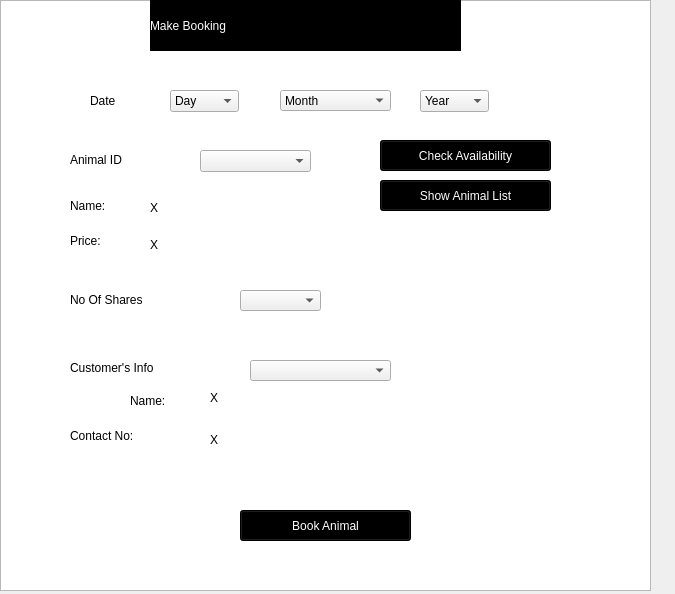
<?xml version="1.0" encoding="UTF-8"?>
<ui version="4.0">
 <class>Booking_Form</class>
 <widget class="QWidget" name="Booking_Form">
  <property name="geometry">
   <rect>
    <x>0</x>
    <y>0</y>
    <width>675</width>
    <height>594</height>
   </rect>
  </property>
  <property name="windowTitle">
   <string>Booking Form</string>
  </property>
  <widget class="QGraphicsView" name="graphicsView">
   <property name="geometry">
    <rect>
     <x>0</x>
     <y>0</y>
     <width>651</width>
     <height>591</height>
    </rect>
   </property>
   <property name="styleSheet">
    <string notr="true">background: url(G:/Final1/Image_Booking.jpg) ;
background-repeat: no-repeat;</string>
   </property>
  </widget>
  <widget class="QLabel" name="label_2">
   <property name="geometry">
    <rect>
     <x>90</x>
     <y>90</y>
     <width>61</width>
     <height>21</height>
    </rect>
   </property>
   <property name="styleSheet">
    <string notr="true">font: 12pt &quot;Ravie&quot;;</string>
   </property>
   <property name="text">
    <string>Date</string>
   </property>
  </widget>
  <widget class="QPushButton" name="Submit">
   <property name="geometry">
    <rect>
     <x>240</x>
     <y>510</y>
     <width>171</width>
     <height>31</height>
    </rect>
   </property>
   <property name="styleSheet">
    <string notr="true">background-color:rgb(0,0,0);
font: 20pt &quot;Bauhaus 93&quot;;
color: rgb(255, 255, 255);</string>
   </property>
   <property name="text">
    <string>Book Animal</string>
   </property>
  </widget>
  <widget class="QLabel" name="Name">
   <property name="enabled">
    <bool>true</bool>
   </property>
   <property name="geometry">
    <rect>
     <x>150</x>
     <y>200</y>
     <width>141</width>
     <height>16</height>
    </rect>
   </property>
   <property name="styleSheet">
    <string notr="true">font: 75 12pt &quot;Kristen ITC&quot;;</string>
   </property>
   <property name="text">
    <string>X</string>
   </property>
  </widget>
  <widget class="QPushButton" name="ShowAnimalList">
   <property name="geometry">
    <rect>
     <x>380</x>
     <y>180</y>
     <width>171</width>
     <height>31</height>
    </rect>
   </property>
   <property name="styleSheet">
    <string notr="true">background-color:rgb(0,0,0);
font: 14pt &quot;Bauhaus 93&quot;;
color: rgb(255, 255, 255);</string>
   </property>
   <property name="text">
    <string>Show Animal List</string>
   </property>
  </widget>
  <widget class="QLabel" name="Customer_Contact_Number_Label">
   <property name="geometry">
    <rect>
     <x>70</x>
     <y>420</y>
     <width>131</width>
     <height>31</height>
    </rect>
   </property>
   <property name="styleSheet">
    <string notr="true">font: 12pt &quot;Ravie&quot;;</string>
   </property>
   <property name="text">
    <string>Contact No:</string>
   </property>
  </widget>
  <widget class="QLabel" name="label_5">
   <property name="geometry">
    <rect>
     <x>70</x>
     <y>150</y>
     <width>111</width>
     <height>20</height>
    </rect>
   </property>
   <property name="styleSheet">
    <string notr="true">font: 12pt &quot;Ravie&quot;;</string>
   </property>
   <property name="text">
    <string>Animal ID</string>
   </property>
  </widget>
  <widget class="QLabel" name="Customer_ContactNo">
   <property name="enabled">
    <bool>true</bool>
   </property>
   <property name="geometry">
    <rect>
     <x>210</x>
     <y>430</y>
     <width>151</width>
     <height>20</height>
    </rect>
   </property>
   <property name="styleSheet">
    <string notr="true">font: 75 12pt &quot;Kristen ITC&quot;;</string>
   </property>
   <property name="text">
    <string>X</string>
   </property>
  </widget>
  <widget class="QPushButton" name="Chech_Availability">
   <property name="geometry">
    <rect>
     <x>380</x>
     <y>140</y>
     <width>171</width>
     <height>31</height>
    </rect>
   </property>
   <property name="styleSheet">
    <string notr="true">background-color:rgb(0,0,0);
font: 14pt &quot;Bauhaus 93&quot;;
color: rgb(255, 255, 255);</string>
   </property>
   <property name="text">
    <string>Check Availability</string>
   </property>
  </widget>
  <widget class="QLabel" name="Price_Label">
   <property name="geometry">
    <rect>
     <x>70</x>
     <y>225</y>
     <width>71</width>
     <height>31</height>
    </rect>
   </property>
   <property name="styleSheet">
    <string notr="true">font: 12pt &quot;Ravie&quot;;</string>
   </property>
   <property name="text">
    <string>Price:</string>
   </property>
  </widget>
  <widget class="QLabel" name="Price">
   <property name="enabled">
    <bool>true</bool>
   </property>
   <property name="geometry">
    <rect>
     <x>150</x>
     <y>235</y>
     <width>151</width>
     <height>20</height>
    </rect>
   </property>
   <property name="styleSheet">
    <string notr="true">font: 75 12pt &quot;Kristen ITC&quot;;</string>
   </property>
   <property name="text">
    <string>X</string>
   </property>
  </widget>
  <widget class="QComboBox" name="Animal_ID">
   <property name="geometry">
    <rect>
     <x>200</x>
     <y>150</y>
     <width>111</width>
     <height>22</height>
    </rect>
   </property>
   <property name="styleSheet">
    <string notr="true">font: 75 12pt &quot;Kristen ITC&quot;;</string>
   </property>
  </widget>
  <widget class="QLabel" name="Name_Label">
   <property name="geometry">
    <rect>
     <x>70</x>
     <y>195</y>
     <width>71</width>
     <height>21</height>
    </rect>
   </property>
   <property name="styleSheet">
    <string notr="true">font: 12pt &quot;Ravie&quot;;</string>
   </property>
   <property name="text">
    <string>Name: </string>
   </property>
  </widget>
  <widget class="QLabel" name="Customer_Name">
   <property name="enabled">
    <bool>true</bool>
   </property>
   <property name="geometry">
    <rect>
     <x>210</x>
     <y>390</y>
     <width>141</width>
     <height>16</height>
    </rect>
   </property>
   <property name="styleSheet">
    <string notr="true">font: 75 12pt &quot;Kristen ITC&quot;;</string>
   </property>
   <property name="text">
    <string>X</string>
   </property>
  </widget>
  <widget class="QLabel" name="NoOfShares_Message">
   <property name="geometry">
    <rect>
     <x>360</x>
     <y>290</y>
     <width>211</width>
     <height>20</height>
    </rect>
   </property>
   <property name="styleSheet">
    <string notr="true">font: 75 9pt &quot;Kristen ITC&quot;;</string>
   </property>
   <property name="text">
    <string>&lt;Showing No. of Shares available&gt;</string>
   </property>
  </widget>
  <widget class="QLabel" name="Customer_Name_Label">
   <property name="geometry">
    <rect>
     <x>130</x>
     <y>390</y>
     <width>71</width>
     <height>21</height>
    </rect>
   </property>
   <property name="styleSheet">
    <string notr="true">font: 12pt &quot;Ravie&quot;;</string>
   </property>
   <property name="text">
    <string>Name: </string>
   </property>
  </widget>
  <widget class="QComboBox" name="Year">
   <property name="geometry">
    <rect>
     <x>420</x>
     <y>90</y>
     <width>69</width>
     <height>22</height>
    </rect>
   </property>
   <property name="styleSheet">
    <string notr="true">font: 75 12pt &quot;Kristen ITC&quot;;</string>
   </property>
   <item>
    <property name="text">
     <string>Year</string>
    </property>
   </item>
   <item>
    <property name="text">
     <string>2012</string>
    </property>
   </item>
   <item>
    <property name="text">
     <string>2013</string>
    </property>
   </item>
   <item>
    <property name="text">
     <string>2014</string>
    </property>
   </item>
   <item>
    <property name="text">
     <string>2015</string>
    </property>
   </item>
   <item>
    <property name="text">
     <string>2016</string>
    </property>
   </item>
   <item>
    <property name="text">
     <string>2017</string>
    </property>
   </item>
   <item>
    <property name="text">
     <string>2018</string>
    </property>
   </item>
   <item>
    <property name="text">
     <string>2019</string>
    </property>
   </item>
   <item>
    <property name="text">
     <string>2020</string>
    </property>
   </item>
  </widget>
  <widget class="QLabel" name="Title">
   <property name="geometry">
    <rect>
     <x>150</x>
     <y>0</y>
     <width>311</width>
     <height>51</height>
    </rect>
   </property>
   <property name="styleSheet">
    <string notr="true">font: 30pt &quot;Matura MT Script Capitals&quot;;
background-color:black;
color:white;</string>
   </property>
   <property name="text">
    <string>Make Booking</string>
   </property>
  </widget>
  <widget class="QLabel" name="label_4">
   <property name="geometry">
    <rect>
     <x>70</x>
     <y>360</y>
     <width>181</width>
     <height>16</height>
    </rect>
   </property>
   <property name="styleSheet">
    <string notr="true">font: 12pt &quot;Ravie&quot;;</string>
   </property>
   <property name="text">
    <string>Customer's Info</string>
   </property>
  </widget>
  <widget class="QComboBox" name="No_Of_Shares">
   <property name="geometry">
    <rect>
     <x>240</x>
     <y>290</y>
     <width>81</width>
     <height>21</height>
    </rect>
   </property>
   <property name="styleSheet">
    <string notr="true">font: 75 12pt &quot;Kristen ITC&quot;;</string>
   </property>
  </widget>
  <widget class="QComboBox" name="Month">
   <property name="geometry">
    <rect>
     <x>280</x>
     <y>90</y>
     <width>111</width>
     <height>21</height>
    </rect>
   </property>
   <property name="styleSheet">
    <string notr="true">font: 75 12pt &quot;Kristen ITC&quot;;</string>
   </property>
   <item>
    <property name="text">
     <string>Month</string>
    </property>
   </item>
   <item>
    <property name="text">
     <string>January</string>
    </property>
   </item>
   <item>
    <property name="text">
     <string>February</string>
    </property>
   </item>
   <item>
    <property name="text">
     <string>March</string>
    </property>
   </item>
   <item>
    <property name="text">
     <string>April</string>
    </property>
   </item>
   <item>
    <property name="text">
     <string>May</string>
    </property>
   </item>
   <item>
    <property name="text">
     <string>June</string>
    </property>
   </item>
   <item>
    <property name="text">
     <string>July</string>
    </property>
   </item>
   <item>
    <property name="text">
     <string>August</string>
    </property>
   </item>
   <item>
    <property name="text">
     <string>September</string>
    </property>
   </item>
   <item>
    <property name="text">
     <string>October</string>
    </property>
   </item>
   <item>
    <property name="text">
     <string>November</string>
    </property>
   </item>
   <item>
    <property name="text">
     <string>December</string>
    </property>
   </item>
  </widget>
  <widget class="QComboBox" name="Day">
   <property name="geometry">
    <rect>
     <x>170</x>
     <y>90</y>
     <width>69</width>
     <height>22</height>
    </rect>
   </property>
   <property name="styleSheet">
    <string notr="true">font: 75 12pt &quot;Kristen ITC&quot;;</string>
   </property>
   <item>
    <property name="text">
     <string>Day</string>
    </property>
   </item>
   <item>
    <property name="text">
     <string>1</string>
    </property>
   </item>
   <item>
    <property name="text">
     <string>2</string>
    </property>
   </item>
   <item>
    <property name="text">
     <string>3</string>
    </property>
   </item>
   <item>
    <property name="text">
     <string>4</string>
    </property>
   </item>
   <item>
    <property name="text">
     <string>5</string>
    </property>
   </item>
   <item>
    <property name="text">
     <string>6</string>
    </property>
   </item>
   <item>
    <property name="text">
     <string>7</string>
    </property>
   </item>
   <item>
    <property name="text">
     <string>8</string>
    </property>
   </item>
   <item>
    <property name="text">
     <string>9</string>
    </property>
   </item>
   <item>
    <property name="text">
     <string>10</string>
    </property>
   </item>
   <item>
    <property name="text">
     <string>11</string>
    </property>
   </item>
   <item>
    <property name="text">
     <string>12</string>
    </property>
   </item>
   <item>
    <property name="text">
     <string>13</string>
    </property>
   </item>
   <item>
    <property name="text">
     <string>14</string>
    </property>
   </item>
   <item>
    <property name="text">
     <string>15</string>
    </property>
   </item>
   <item>
    <property name="text">
     <string>16</string>
    </property>
   </item>
   <item>
    <property name="text">
     <string>17</string>
    </property>
   </item>
   <item>
    <property name="text">
     <string>18</string>
    </property>
   </item>
   <item>
    <property name="text">
     <string>19</string>
    </property>
   </item>
   <item>
    <property name="text">
     <string>20</string>
    </property>
   </item>
   <item>
    <property name="text">
     <string>21</string>
    </property>
   </item>
   <item>
    <property name="text">
     <string>22</string>
    </property>
   </item>
   <item>
    <property name="text">
     <string>23</string>
    </property>
   </item>
   <item>
    <property name="text">
     <string>24</string>
    </property>
   </item>
   <item>
    <property name="text">
     <string>25</string>
    </property>
   </item>
   <item>
    <property name="text">
     <string>26</string>
    </property>
   </item>
   <item>
    <property name="text">
     <string>27</string>
    </property>
   </item>
   <item>
    <property name="text">
     <string>28</string>
    </property>
   </item>
   <item>
    <property name="text">
     <string>29</string>
    </property>
   </item>
   <item>
    <property name="text">
     <string>30</string>
    </property>
   </item>
   <item>
    <property name="text">
     <string>31</string>
    </property>
   </item>
  </widget>
  <widget class="QComboBox" name="Customer_CNIC">
   <property name="geometry">
    <rect>
     <x>250</x>
     <y>360</y>
     <width>141</width>
     <height>21</height>
    </rect>
   </property>
   <property name="styleSheet">
    <string notr="true">font: 75 12pt &quot;Kristen ITC&quot;;</string>
   </property>
  </widget>
  <widget class="QLabel" name="NoOfShares_Label">
   <property name="geometry">
    <rect>
     <x>70</x>
     <y>290</y>
     <width>141</width>
     <height>20</height>
    </rect>
   </property>
   <property name="styleSheet">
    <string notr="true">font: 12pt &quot;Ravie&quot;;</string>
   </property>
   <property name="text">
    <string>No Of Shares</string>
   </property>
  </widget>
 </widget>
 <resources/>
 <connections/>
</ui>
